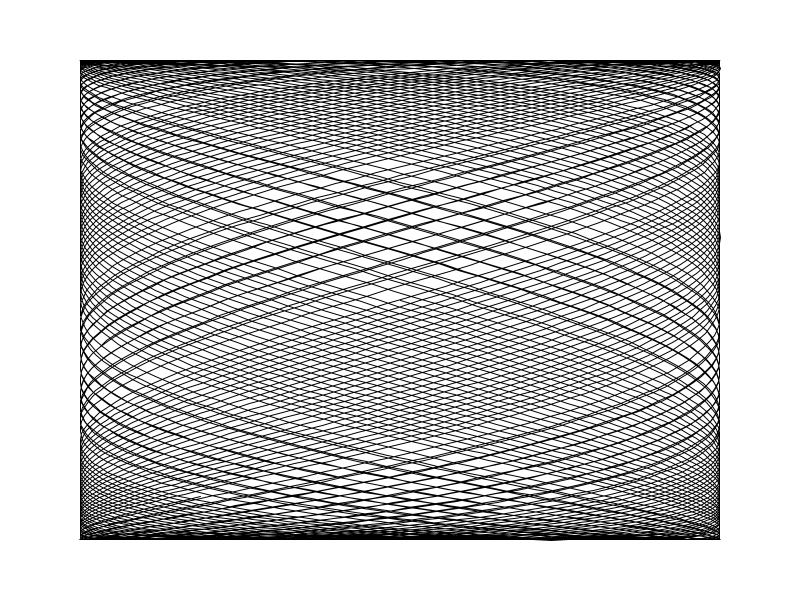
Frame 1 (no input)
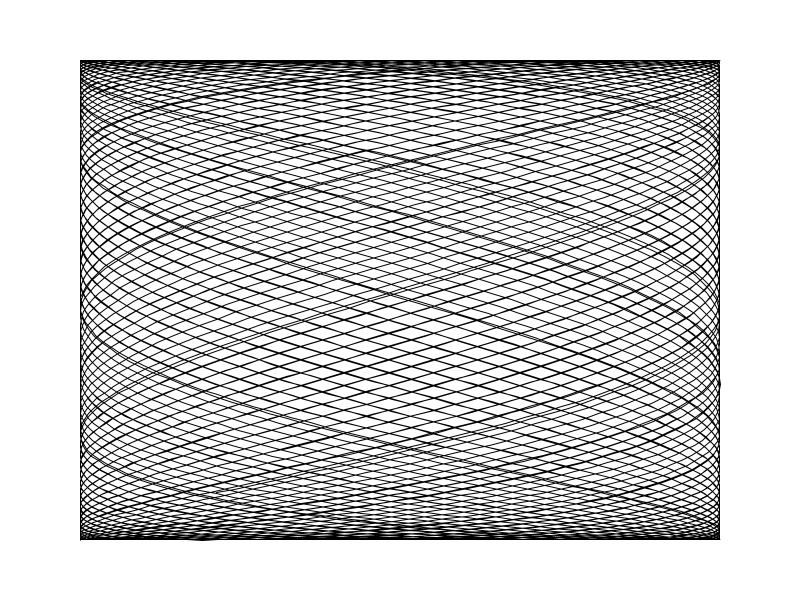
Frame 2 (the mouse pressed at the canvas centre, redrawn once)

The Processing sketch that drew these frames (run headless with seeded random() and noise(); the mouse was pressed at the canvas centre and the sketch redrawn once):

// Processing sketch: sketch_0506
// ── sketch_0506.pde
float angleX = 0;
float angleY = 0;
float speedX = random(0.1);
float speedY = random(0.1);

void setup() {
  size(800, 600);
  noLoop();
}

void draw() {
  background(255);
  beginShape();
  for (int i = 0; i < 10000; i++) {
    float x = width / 2 + sin(angleX) * width * 0.4;
    float y = height / 2 + sin(angleY) * height * 0.4;
    angleX += speedX;
    angleY += speedY;
    
    vertex(x, y);
  }
  endShape();
}
